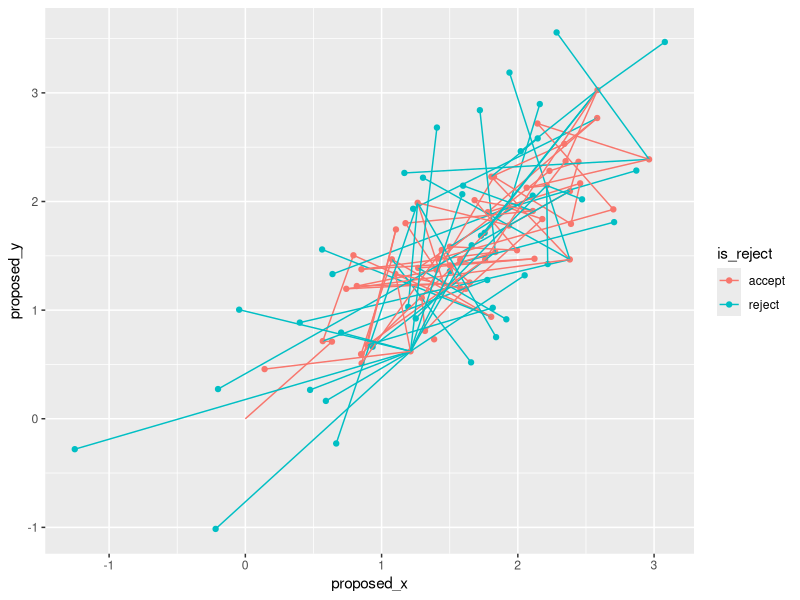

This chart was generated by the following R code:
# MCMC（マルコフ連鎖モンテカルロ）：ハミルトニアンモンテカルロ
#
# やること：メトロポリス法に勾配情報も利用する
# 　　　　　運動量を表す補助変数を追加し、ハミルトニアン（全エネルギー）を使ってサンプルする
# 解釈：    Metropolis-Hastings(MH)の特殊な場合
#           確率分布が指数分布族である場合に使われる？
# 　　　　　サンプルが従う結合分布は補助変数と元の変数とが独立なので、元変数だけ使えばよい
#
# p(x) : ２次元ガウス分布N(x|u=[1.5,1.5],S=[1 0.8 0.8 1])とする
#  == p(x) = exp( -0.5*(x-u)'*inv(S)*(x-u) ) / Z := exp( -E(x) ) / Z
# E(x) : 0.5*(x-u)'*inv(S)*(x-u) = 0.5*(x-u)'*A*(x-u)
# ∂E(x)/∂x : 0.5*(inv(S)+inv(S)')*x = inv(S)*x

library(ggplot2)
library(reshape2)
N = 100
L = 100
u = c(1.5,1.5)
S = matrix( c(1,0.8,0.8,1), 2, 2 )
A = solve(S)
rho = 0.01

# 提案分布 q((x,y)|(x',y')) : q(x|(x',y'))=p(x|y') or q(y|(x',y'))=p(y|x')
# 　多次元正規分布の場合は、
#      p(x|y)=N(u_x+S_xy*S_x/S_y(y-u_y),sqrt(1-S_xy^2)*S_x)
#      p(y|x)=N(u_y+S_xy*S_y/S_x(x-u_x),sqrt(1-S_xy^2)*S_y)
x_ <- c(0,0)
p_ <- rnorm(2,0,1)  
sample_proposed <- matrix( NA, N, 2 )
sample_accepted <- matrix( NA, N, 2 )
is_reject <- rep( NA, N )

for( i in 1:N ){
  sample_accepted[i,] <- x_  

  H_ = 0.5 * t(x_-u) %*% A %*% (x_-u) + 0.5 * t(p_) %*% p_
  p_x_ = exp( -H_ )

  # ここからダイナミクスに従い提案
  p <- rnorm(2,0,1)  
  x <- x_ + 0.5 * rho * p
  for( l in 1:L ){
    x <- x + rho * p
    p <- p - rho * A %*% (x-u)
  }
  x <- x + 0.5 * rho * p
    
  H = 0.5 * t(x-u) %*% A %*% (x-u) + 0.5 * t(p) %*% p
  p_x = exp( -H )
  if( runif(1) < min(1,p_x/p_x_) ){
    x_ <- x
    p_ <- p
    is_reject[i] <- FALSE  
  } else {
    x_ <- x_
    p_ <- p_
    is_reject[i] <- TRUE
  }
  sample_proposed[i,] <- x
}
sample_accepted[i,] <- x_  

plot.data = data.frame( t=1:N, 
                        accepted_x=sample_accepted[,1], accepted_y=sample_accepted[,2],
                        proposed_x=sample_proposed[,1], proposed_y=sample_proposed[,2],
                        is_reject=ifelse(is_reject,"reject","accept") )
gp = ggplot( plot.data )
gp = gp + geom_point( aes(x=proposed_x,y=proposed_y,color=is_reject))
gp = gp + geom_segment( aes(x=accepted_x, xend=proposed_x,
                            y=accepted_y, yend=proposed_y, color=is_reject))
print( gp )

